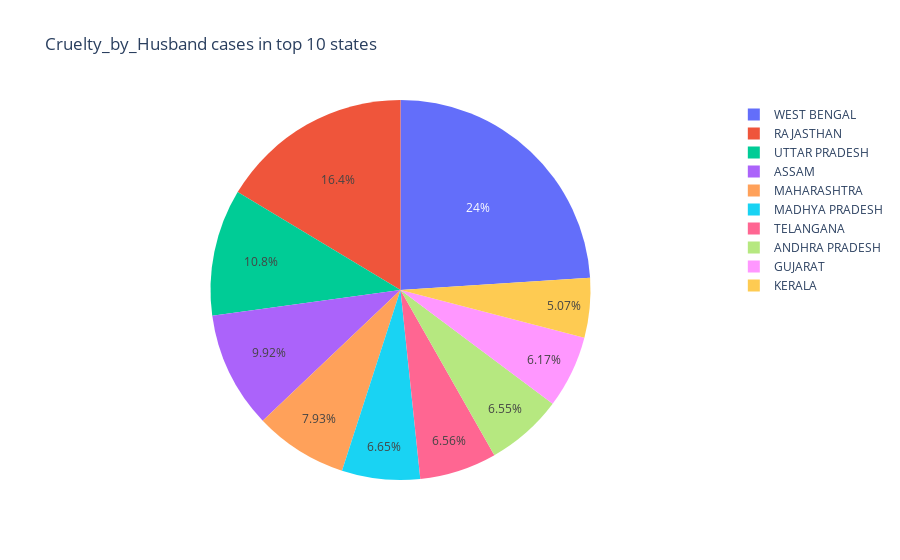

Notebook code for this chart:
### Code cell
px.pie(data_frame=topCruelty_by_Husband, names = "State", values="Cruelty_by_Husband", title = "Cruelty_by_Husband cases in top 10 states")

### Figure 1 — Plotly figure (JSON) as saved in the notebook; plotly's stock layout.template omitted (floating-point values rounded to 4 significant figures)
{"data": [{"domain": {"x": [0, 1], "y": [0, 1]}, "hovertemplate": "State=%{label}<br>Cruelty_by_Husband=%{value}<extra></extra>", "labels": ["WEST BENGAL", "RAJASTHAN", "UTTAR PRADESH", "ASSAM", "MAHARASHTRA", "MADHYA PRADESH", "TELANGANA", "ANDHRA PRADESH", "GUJARAT", "KERALA"], "legendgroup": "", "name": "", "showlegend": true, "type": "pie", "values": [23278, 15905, 10471, 9626, 7696, 6451, 6369, 6362, 5991, 4919]}], "layout": {"legend": {"tracegroupgap": 0}, "title": {"text": "Cruelty_by_Husband cases in top 10 states"}}}
